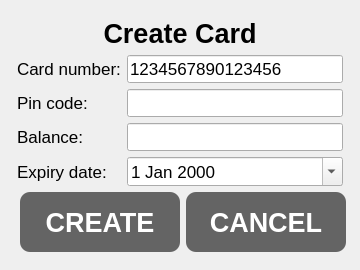
<?xml version="1.0" encoding="UTF-8"?>
<ui version="4.0">
 <class>CreateCard</class>
 <widget class="QDialog" name="CreateCard">
  <property name="geometry">
   <rect>
    <x>0</x>
    <y>0</y>
    <width>360</width>
    <height>270</height>
   </rect>
  </property>
  <property name="windowTitle">
   <string>Dialog</string>
  </property>
  <layout class="QHBoxLayout" name="horizontalLayout">
   <item>
    <spacer name="horizontalSpacer">
     <property name="orientation">
      <enum>Qt::Horizontal</enum>
     </property>
     <property name="sizeHint" stdset="0">
      <size>
       <width>0</width>
       <height>20</height>
      </size>
     </property>
    </spacer>
   </item>
   <item>
    <layout class="QVBoxLayout" name="verticalLayout_2">
     <item>
      <spacer name="verticalSpacer_3">
       <property name="orientation">
        <enum>Qt::Vertical</enum>
       </property>
       <property name="sizeHint" stdset="0">
        <size>
         <width>20</width>
         <height>40</height>
        </size>
       </property>
      </spacer>
     </item>
     <item>
      <widget class="QLabel" name="createTransferLabel">
       <property name="font">
        <font>
         <pointsize>20</pointsize>
         <bold>true</bold>
        </font>
       </property>
       <property name="text">
        <string>Create Card</string>
       </property>
       <property name="alignment">
        <set>Qt::AlignCenter</set>
       </property>
      </widget>
     </item>
     <item>
      <layout class="QFormLayout" name="formLayout_3">
       <property name="formAlignment">
        <set>Qt::AlignHCenter|Qt::AlignTop</set>
       </property>
       <item row="0" column="0">
        <widget class="QLabel" name="cardNumberLabel">
         <property name="font">
          <font>
           <pointsize>13</pointsize>
          </font>
         </property>
         <property name="text">
          <string>Card number:</string>
         </property>
        </widget>
       </item>
       <item row="0" column="1">
        <widget class="IntegerLineEdit" name="cardNumberLineEdit">
         <property name="sizePolicy">
          <sizepolicy hsizetype="Expanding" vsizetype="Fixed">
           <horstretch>0</horstretch>
           <verstretch>0</verstretch>
          </sizepolicy>
         </property>
         <property name="font">
          <font>
           <pointsize>13</pointsize>
          </font>
         </property>
         <property name="text">
          <string>1234567890123456</string>
         </property>
         <property name="maxLength">
          <number>16</number>
         </property>
        </widget>
       </item>
       <item row="1" column="0">
        <widget class="QLabel" name="pinCodeLabel">
         <property name="font">
          <font>
           <pointsize>13</pointsize>
          </font>
         </property>
         <property name="text">
          <string>Pin code:</string>
         </property>
        </widget>
       </item>
       <item row="1" column="1">
        <widget class="IntegerLineEdit" name="pinCodeLineEdit">
         <property name="sizePolicy">
          <sizepolicy hsizetype="Expanding" vsizetype="Fixed">
           <horstretch>0</horstretch>
           <verstretch>0</verstretch>
          </sizepolicy>
         </property>
         <property name="font">
          <font>
           <pointsize>13</pointsize>
          </font>
         </property>
         <property name="maxLength">
          <number>4</number>
         </property>
        </widget>
       </item>
       <item row="2" column="0">
        <widget class="QLabel" name="balanceLabel">
         <property name="font">
          <font>
           <pointsize>13</pointsize>
          </font>
         </property>
         <property name="text">
          <string>Balance:</string>
         </property>
        </widget>
       </item>
       <item row="2" column="1">
        <widget class="MoneyLineEdit" name="balanceLineEdit">
         <property name="sizePolicy">
          <sizepolicy hsizetype="Expanding" vsizetype="Fixed">
           <horstretch>0</horstretch>
           <verstretch>0</verstretch>
          </sizepolicy>
         </property>
         <property name="font">
          <font>
           <pointsize>13</pointsize>
          </font>
         </property>
         <property name="maxLength">
          <number>13</number>
         </property>
        </widget>
       </item>
       <item row="3" column="0">
        <widget class="QLabel" name="expiryDateLabel">
         <property name="font">
          <font>
           <pointsize>13</pointsize>
          </font>
         </property>
         <property name="text">
          <string>Expiry date:</string>
         </property>
        </widget>
       </item>
       <item row="3" column="1">
        <widget class="QDateEdit" name="expiryDateDayEdit">
         <property name="sizePolicy">
          <sizepolicy hsizetype="Minimum" vsizetype="Fixed">
           <horstretch>0</horstretch>
           <verstretch>0</verstretch>
          </sizepolicy>
         </property>
         <property name="font">
          <font>
           <pointsize>13</pointsize>
          </font>
         </property>
         <property name="showGroupSeparator" stdset="0">
          <bool>false</bool>
         </property>
         <property name="calendarPopup">
          <bool>true</bool>
         </property>
        </widget>
       </item>
      </layout>
     </item>
     <item>
      <layout class="QFormLayout" name="formLayout">
       <property name="formAlignment">
        <set>Qt::AlignHCenter|Qt::AlignTop</set>
       </property>
       <item row="0" column="0">
        <widget class="QPushButton" name="createButton">
         <property name="sizePolicy">
          <sizepolicy hsizetype="Fixed" vsizetype="Fixed">
           <horstretch>0</horstretch>
           <verstretch>0</verstretch>
          </sizepolicy>
         </property>
         <property name="minimumSize">
          <size>
           <width>160</width>
           <height>60</height>
          </size>
         </property>
         <property name="font">
          <font>
           <pointsize>20</pointsize>
           <bold>true</bold>
          </font>
         </property>
         <property name="styleSheet">
          <string notr="true">QPushButton {
	color: white;
	background-color: rgb(100, 100, 100);
	border-radius: 10px;
}

QPushButton:hover {
	background-color: rgb(50, 50, 50);
}</string>
         </property>
         <property name="text">
          <string>CREATE</string>
         </property>
        </widget>
       </item>
       <item row="0" column="1">
        <widget class="QPushButton" name="cancelButton">
         <property name="sizePolicy">
          <sizepolicy hsizetype="Fixed" vsizetype="Fixed">
           <horstretch>0</horstretch>
           <verstretch>0</verstretch>
          </sizepolicy>
         </property>
         <property name="minimumSize">
          <size>
           <width>160</width>
           <height>60</height>
          </size>
         </property>
         <property name="font">
          <font>
           <pointsize>20</pointsize>
           <bold>true</bold>
          </font>
         </property>
         <property name="styleSheet">
          <string notr="true">QPushButton {
	color: white;
	background-color: rgb(100, 100, 100);
	border-radius: 10px;
}

QPushButton:hover {
	background-color: rgb(50, 50, 50);
}</string>
         </property>
         <property name="text">
          <string>CANCEL</string>
         </property>
        </widget>
       </item>
      </layout>
     </item>
     <item>
      <spacer name="verticalSpacer_4">
       <property name="orientation">
        <enum>Qt::Vertical</enum>
       </property>
       <property name="sizeHint" stdset="0">
        <size>
         <width>20</width>
         <height>40</height>
        </size>
       </property>
      </spacer>
     </item>
    </layout>
   </item>
   <item>
    <spacer name="horizontalSpacer_2">
     <property name="orientation">
      <enum>Qt::Horizontal</enum>
     </property>
     <property name="sizeHint" stdset="0">
      <size>
       <width>0</width>
       <height>20</height>
      </size>
     </property>
    </spacer>
   </item>
  </layout>
 </widget>
 <customwidgets>
  <customwidget>
   <class>MoneyLineEdit</class>
   <extends>QLineEdit</extends>
   <header>MoneyLineEdit.h</header>
  </customwidget>
  <customwidget>
   <class>IntegerLineEdit</class>
   <extends>QLineEdit</extends>
   <header>IntegerLineEdit.h</header>
  </customwidget>
 </customwidgets>
 <resources/>
 <connections/>
</ui>
